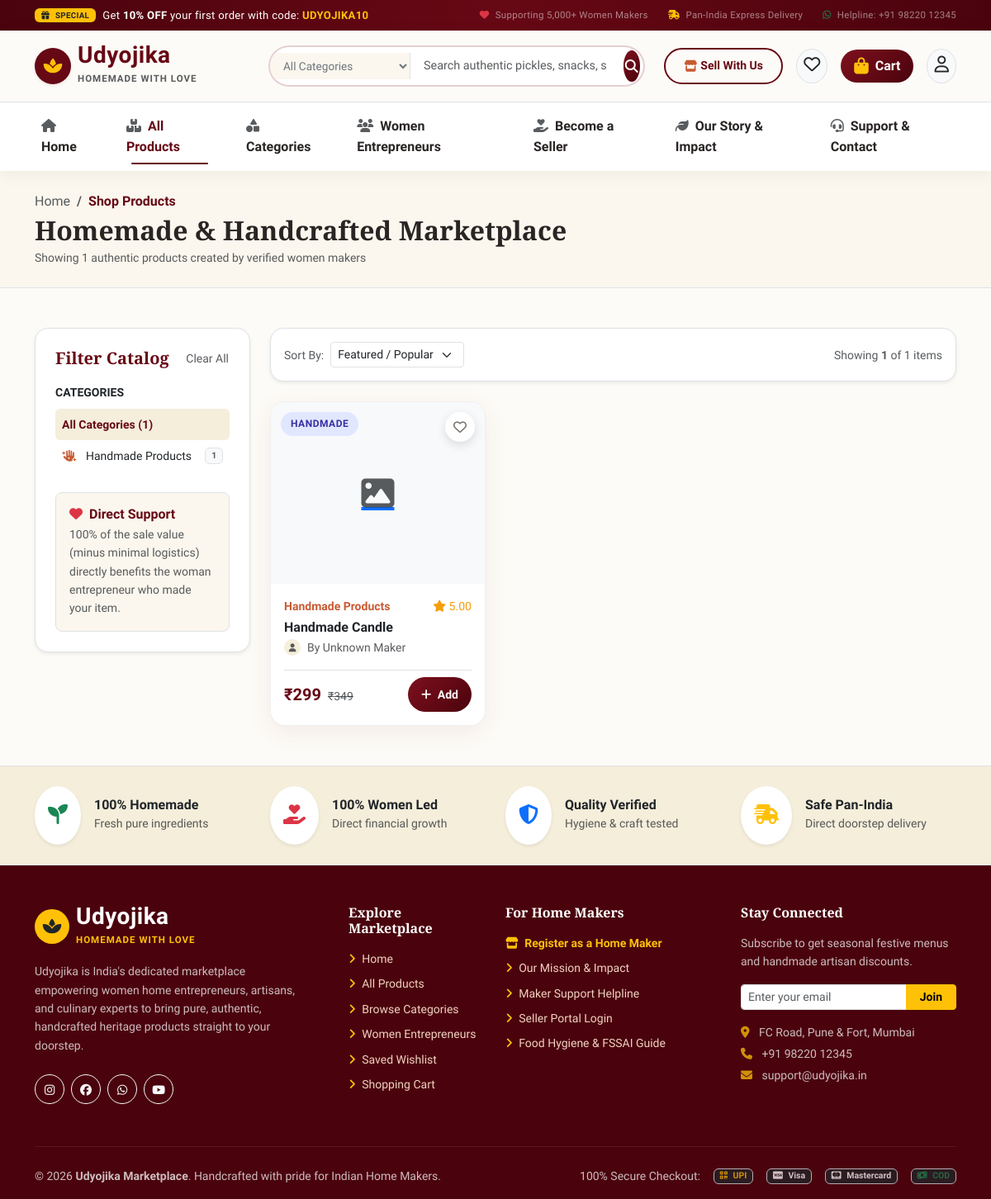
/products.php, run on the app's committed database.
### tables this page shows
CREATE TABLE `categories` (
  `id` int(11) NOT NULL,
  `name` varchar(100) NOT NULL,
  `slug` varchar(100) NOT NULL,
  `icon` varchar(50) DEFAULT 'fa-palette',
  `image` varchar(255) DEFAULT NULL,
  `product_count` int(11) DEFAULT 0,
  `description` text DEFAULT NULL,
  `created_at` datetime DEFAULT current_timestamp()
);

CREATE TABLE `products` (
  `id` int(11) NOT NULL,
  `name` varchar(255) NOT NULL,
  `slug` varchar(255) NOT NULL,
  `category_id` int(11) DEFAULT NULL,
  `category_name` varchar(100) DEFAULT NULL,
  `seller_id` int(11) NOT NULL,
  `price` decimal(10,2) NOT NULL,
  `original_price` decimal(10,2) DEFAULT NULL,
  `unit` varchar(80) DEFAULT 'piece',
  `rating` decimal(3,2) DEFAULT 5.00,
  `review_count` int(11) DEFAULT 0,
  `badge` varchar(50) DEFAULT 'Handmade',
  `in_stock` tinyint(1) DEFAULT 1,
  `stock_quantity` int(11) DEFAULT 20,
  `images` text DEFAULT NULL,
  `description` text DEFAULT NULL,
  `features` text DEFAULT NULL,
  `ingredients` text DEFAULT NULL,
  `prep_time` varchar(100) DEFAULT 'Freshly prepared daily',
  `is_featured` tinyint(1) DEFAULT 0,
  `status` enum('active','inactive','draft') DEFAULT 'active',
  `created_at` datetime DEFAULT current_timestamp()
);

### includes/functions.php (called while the page is built, shortened)
<?php
function get_all_products(PDO $pdo)
{
    $sql = "
        SELECT
            p.*,
            c.slug AS category_slug,
            s.business_name AS seller_name,
            s.owner_name AS seller_owner,
            s.avatar AS seller_avatar,
            s.location AS seller_location
        FROM products p
        LEFT JOIN categories c ON p.category_id = c.id
        LEFT JOIN sellers s ON p.seller_id = s.id
        WHERE p.status = 'active'
        ORDER BY p.created_at DESC
    ";
    $stmt = $pdo->prepare($sql);
    $stmt->execute();
    $products = $stmt->fetchAll(PDO::FETCH_ASSOC);
    foreach ($products as &$product) {
        $product['category'] = $product['category_name'] ?? 'Uncategorized';
        $product['category_slug'] = $product['category_slug'] ?? '';
        $product['seller_name'] = $product['seller_name'] ?? $product['seller_owner'] ?? 'Unknown Maker';
        $product['seller_avatar'] = $product['seller_avatar'] ?? '';
        $product['seller_location'] = $product['seller_location'] ?? 'Location not available';
    }
    return $products;
}
function get_categories(PDO $pdo)
{
    $sql = "
        SELECT *
        FROM categories
        ORDER BY name ASC
    ";
    $stmt = $pdo->prepare($sql);
    $stmt->execute();
    $categories = $stmt->fetchAll(PDO::FETCH_ASSOC);
    foreach ($categories as &$category) {
        $category['popular_items'] = [];
        $productStmt = $pdo->prepare("
            SELECT p.name
            FROM products p
            WHERE (
                p.category_id = ?
                OR p.category_name = ?
            )
            AND p.status = 'active'
            ORDER BY p.is_featured DESC, p.created_at DESC
            LIMIT 5
        ");
        $productStmt->execute([
            $category['id'],
            $category['name']
        ]);
        $category['popular_items'] = $productStmt->fetchAll(PDO::FETCH_COLUMN);
    }
    return $categories;
}

### products.php (the view, shortened to what this page needs)
<?php
require_once __DIR__ . '/includes/header.php';
$all_products = get_all_products($pdo);
$categories = get_categories($pdo);
$selected_category = isset($_GET['category']) ? trim($_GET['category']) : '';
$search_query = isset($_GET['q']) ? trim($_GET['q']) : '';
$sort = isset($_GET['sort']) ? trim($_GET['sort']) : 'featured';
$filtered_products = array_filter($all_products, function ($item) use ($selected_category, $search_query) {
    if (!empty($selected_category) && $item['category_slug'] !== $selected_category) {
        return false;
    }
    if (!empty($search_query)) {
        $q = strtolower($search_query);
        $name_match = strpos(strtolower($item['name']), $q) !== false;
        $cat_match = strpos(strtolower($item['category']), $q) !== false;
        $seller_match = strpos(strtolower($item['seller_name']), $q) !== false;
        $desc_match = strpos(strtolower($item['description']), $q) !== false;
        if (!$name_match && !$cat_match && !$seller_match && !$desc_match) {
            return false;
        }
    }
    return true;
});
?>
<div class="bg-cream-100 py-4 border-bottom">
    <div class="container">
        <nav aria-label="breadcrumb">
            <ol class="breadcrumb mb-1 small">
                <li class="breadcrumb-item">
                    <a href="index.php"
                        class="text-decoration-none text-muted">
                        Home
                    </a>
                </li>
                <li class="breadcrumb-item active text-maroon-800 fw-bold"
                    aria-current="page">
                    Shop Products
                </li>
            </ol>
        </nav>
        <div class="d-flex justify-content-between align-items-center flex-wrap gap-2">
            <div>
                <?php if (!empty($search_query)): ?>
                    <h2 class="font-serif fw-bold text-maroon-900 mb-0">
                        Search Results for
                        "<?php echo htmlspecialchars($search_query); ?>"
                    </h2>
                    <small class="text-muted">
                        Found <?php echo count($filtered_products); ?> product(s)
                    </small>
                <?php else: ?>
                    <h2 class="font-serif fw-bold text-maroon-900 mb-0">
                        Homemade & Handcrafted Marketplace
                    </h2>
                    <small class="text-muted">
                        Showing <?php echo count($filtered_products); ?>
                        authentic products created by verified women makers
                    </small>
                <?php endif; ?>
            </div>
        </div>
    </div>
</div>
<div class="container py-5">
    <div class="row g-4">
        <div class="col-lg-3">
            <div class="bg-white p-4 rounded-4 shadow-sm border sticky-top" style="top: 100px; z-index: 10;">
                <div class="d-flex justify-content-between align-items-center mb-3">
                    <h5 class="fw-bold text-maroon-800 mb-0 font-serif">Filter Catalog</h5>
                    <a href="products.php" class="btn btn-link btn-sm text-decoration-none text-muted p-0">Clear All</a>
                </div>
                <div class="mb-4">
                    <label class="form-label fw-bold text-dark small text-uppercase">Categories</label>
                    <div class="list-group list-group-flush small">
                        <a href="products.php" class="list-group-item list-group-item-action px-2 py-2 border-0 rounded <?php echo empty($selected_category) ? 'bg-cream-200 fw-bold text-maroon-800' : ''; ?>">
                            All Categories (<?php echo count($all_products); ?>)
                        </a>
                        <?php foreach ($categories as $cat): ?>
                            <a href="products.php?category=<?php echo urlencode($cat['slug']); ?>"
                                class="list-group-item list-group-item-action px-2 py-2 border-0 rounded d-flex justify-content-between align-items-center <?php echo $selected_category === $cat['slug'] ? 'bg-cream-200 fw-bold text-maroon-800' : ''; ?>">
                                <span><i class="fa-solid <?php echo htmlspecialchars($cat['icon']); ?> me-2 text-terracotta"></i> <?php echo htmlspecialchars($cat['name']); ?></span>
                                <span class="badge bg-light text-muted border"><?php echo $cat['product_count']; ?></span>
                            </a>
                        <?php endforeach; ?>
                    </div>
                </div>
                <div class="p-3 bg-cream-100 rounded-3 border">
                    <h6 class="fw-bold text-maroon-800 mb-1"><i class="fa-solid fa-heart text-danger me-1"></i> Direct Support</h6>
                    <p class="small text-muted mb-0">100% of the sale value (minus minimal logistics) directly benefits the woman entrepreneur who made your item.</p>
                </div>
            </div>
        </div>
        <div class="col-lg-9">
            <div class="bg-white p-3 rounded-4 shadow-sm border mb-4 d-flex justify-content-between align-items-center flex-wrap gap-3">
                <div class="d-flex align-items-center gap-2">
                    <span class="text-muted small">Sort By:</span>
                    <select class="form-select form-select-sm" style="width: auto;" onchange="location = this.value;">
                        <option value="products.php?<?php echo http_build_query(array_merge($_GET, ['sort' => 'featured'])); ?>" <?php echo $sort === 'featured' ? 'selected' : ''; ?>>Featured / Popular</option>
                    </select>
                </div>
                <div class="text-muted small">
                    Showing <strong><?php echo count($filtered_products); ?></strong> of <?php echo count($all_products); ?> items
                </div>
            </div>
            <?php if (empty($filtered_products)): ?>
                <div class="text-center py-5 bg-white rounded-4 border p-5">
                    <div class="text-muted display-4 mb-3"><i class="fa-solid fa-basket-shopping"></i></div>
                    <h4 class="font-serif text-maroon-800 fw-bold">No Products Found</h4>
                    <p class="text-muted">No items matched your current filter criteria. Try clearing search filters.</p>
                    <a href="products.php" class="btn btn-maroon px-4">Reset All Filters</a>
                </div>
            <?php else: ?>
                <div class="row g-4">
                    <?php foreach ($filtered_products as $product): ?>
                        <div class="col-12 col-sm-6 col-md-4">
                            <div class="product-card">
                                <div class="img-container">
                                    <?php if (!empty($product['badge'])): ?>
                                        <span class="product-badge badge-<?php echo strtolower(str_replace([' ', '%'], '', $product['badge'])); ?>">
                                            <?php echo htmlspecialchars($product['badge']); ?>
                                        </span>
                                    <?php endif; ?>
                                    <button type="button" class="btn-wishlist" data-wishlist-id="<?php echo $product['id']; ?>" onclick="window.toggleWishlist('<?php echo $product['id']; ?>', '<?php echo addslashes($product['name']); ?>')">
                                        <i class="fa-regular fa-heart"></i>
                                    </button>
                                    <a href="product-details.php?slug=<?php echo urlencode($product['slug']); ?>">
                                        <?php if (!empty($product['images'][0])): ?>
                                            <img
                                                src="<?php echo htmlspecialchars($product['images'][0]); ?>"
                                                alt="<?php echo htmlspecialchars($product['name']); ?>">
                                        <?php else: ?>
                                            <div class="d-flex align-items-center justify-content-center h-100 bg-light">
                                                <i class="fa-solid fa-image text-muted fs-1"></i>
                                            </div>
                                        <?php endif; ?>
                                    </a>
                                </div>
                                <div class="p-3 d-flex flex-column flex-grow-1">
                                    <div class="d-flex align-items-center justify-content-between mb-1">
                                        <small class="text-terracotta fw-semibold"><?php echo htmlspecialchars($product['category']); ?></small>
                                        <span class="star-rating"><i class="fa-solid fa-star"></i> <?php echo $product['rating']; ?></span>
                                    </div>
                                    <h6 class="fw-bold mb-1">
                                        <a href="product-details.php?slug=<?php echo urlencode($product['slug']); ?>" class="text-dark text-decoration-none">
                                            <?php echo htmlspecialchars($product['name']); ?>
                                        </a>
                                    </h6>
                                    <div class="d-flex align-items-center gap-2 mb-3">
                                        <?php if (!empty($product['seller_avatar'])): ?>
                                            <img
                                                src="<?php echo htmlspecialchars($product['seller_avatar']); ?>"
                                                class="rounded-circle"
                                                style="width: 20px; height: 20px; object-fit: cover;"
                                                alt="Maker">
                                        <?php else: ?>
                                            <span
                                                class="rounded-circle bg-cream-200 d-inline-flex align-items-center justify-content-center"
                                                style="width: 20px; height: 20px;">
                                                <i class="fa-solid fa-user text-muted" style="font-size: 10px;"></i>
                                            </span>
                                        <?php endif; ?> <small class="text-muted text-truncate">By <?php echo htmlspecialchars($product['seller_name']); ?></small>
                                    </div>
                                    <div class="mt-auto d-flex align-items-center justify-content-between pt-2 border-top">
                                        <div>
                                            <span class="fs-5 fw-bold text-maroon-800">₹<?php echo number_format($product['price']); ?></span>
                                            <?php if (!empty($product['original_price'])): ?>
                                                <span class="text-muted text-decoration-line-through small ms-1">₹<?php echo number_format($product['original_price']); ?></span>
                                            <?php endif; ?>
                                        </div>
                                        <button
                                            type="button"
                                            class="btn btn-maroon btn-sm px-3"
                                            onclick="window.addToCart(
        '<?php echo $product['id']; ?>',
        '<?php echo addslashes($product['name']); ?>',
        <?php echo $product['price']; ?>,
        '<?php echo !empty($product['images'][0]) ? htmlspecialchars($product['images'][0], ENT_QUOTES) : ''; ?>',
        '<?php echo addslashes($product['seller_name']); ?>',
        '<?php echo addslashes($product['unit']); ?>',
        1
    )">
                                            <i class="fa-solid fa-plus me-1"></i> Add
                                        </button>
                                    </div>
                                </div>
                            </div>
                        </div>
                    <?php endforeach; ?>
                </div>
            <?php endif; ?>
        </div>
    </div>
</div>
<?php require_once __DIR__ . '/includes/footer.php'; ?>

### data on the page
categories: name "Handmade Products", product_count "1"
products: badge "HANDMADE", category_name "Handmade Products", rating "5.00", name "Handmade Candle", seller_name "Unknown Maker", price "299", original_price "349"

### other printed values
count($filtered_products) "1"
count($all_products) "1"
